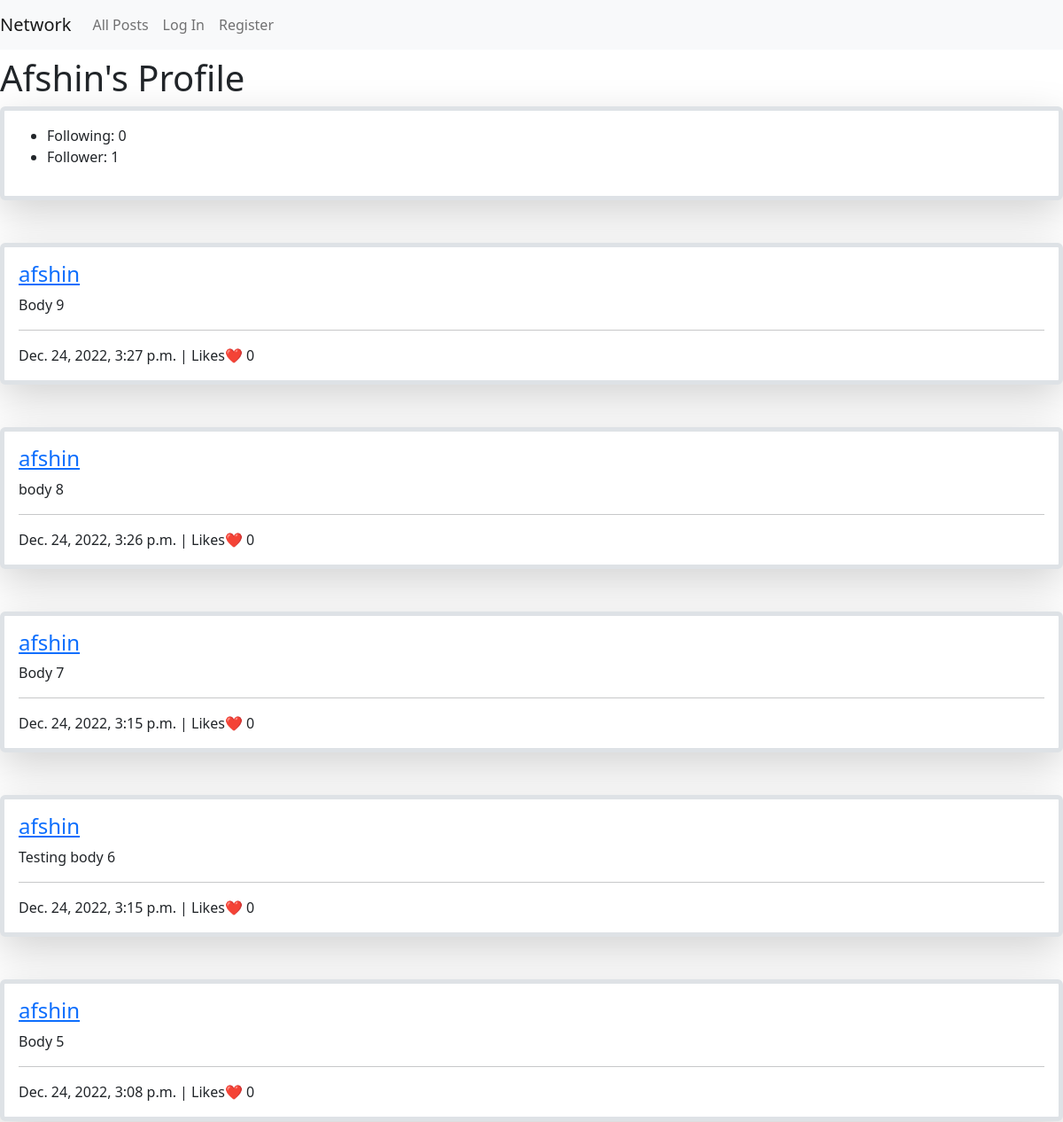
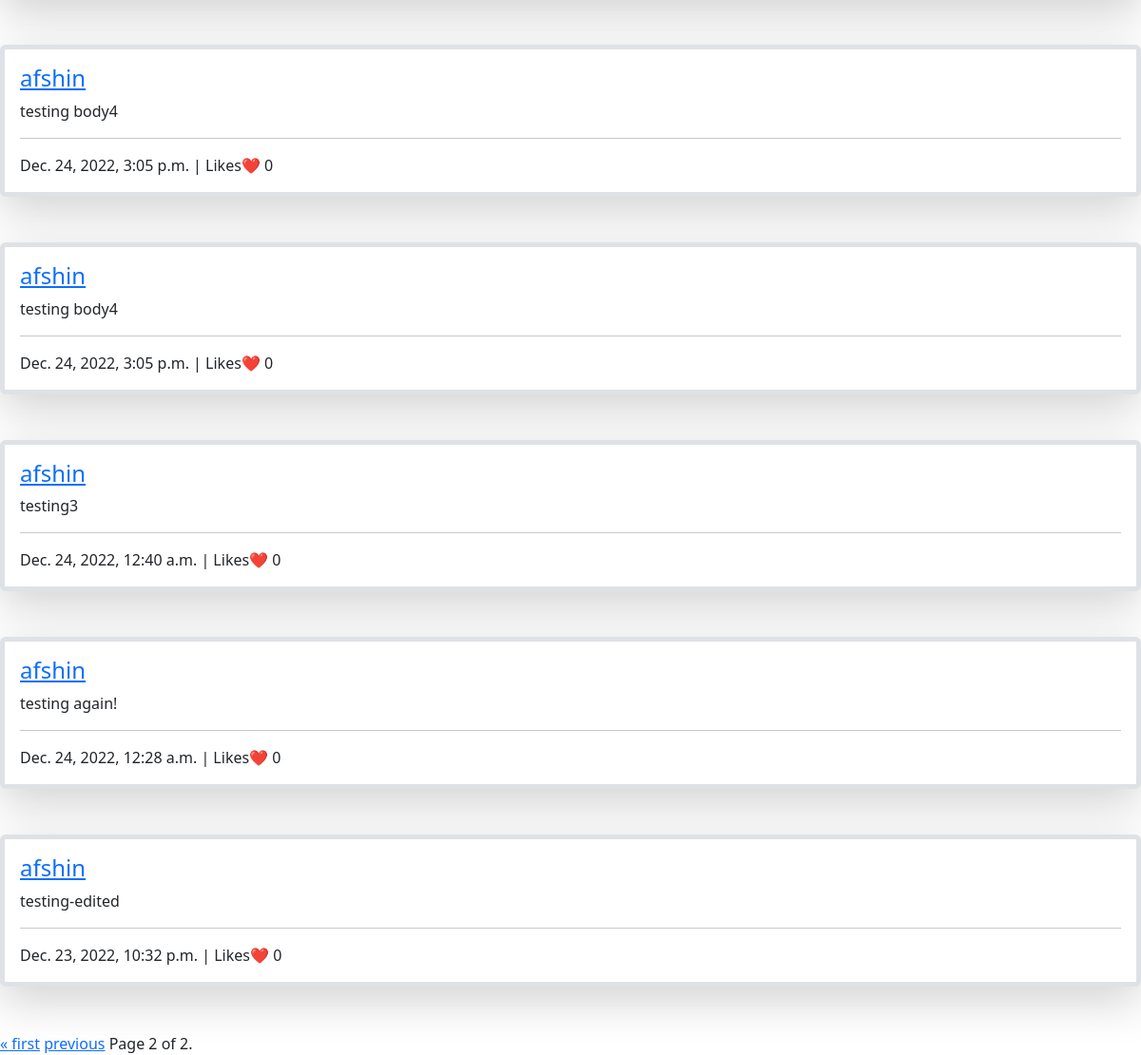
/?profile=1&page=2, run on the app's committed database (2 pictures, top to bottom).
### network/models.py (models this page shows, shortened)
class User(AbstractUser):
    def follower_list(self):
        return [follower.follower.id for follower in self.follower.all()] #user_id of the followers will be listed

class Post(models.Model):
    user = models.ForeignKey("User", on_delete=models.CASCADE, related_name="posts")
    body = models.TextField(blank=True)
    timestamp = models.DateTimeField(auto_now_add=True)
    def countlikes(self):
        likes = Like.objects.filter(post=self)
        count = len(likes)
        return count

### network/views.py (the view)
# urls.py: path("", views.index, name="index"),
def index(request):
    posts = Post.objects.all()
    posts = posts.order_by("-timestamp").all()
    users = User.objects.all()
    users_ids = [user.id for user in users]
    page_number = request.GET.get('page')
    profile = request.GET.get('profile')
    profile_view = False
    network_view = False
    newPost_view = False
    posts_view = False
    user_profile = None
    try:
        int(profile)
        if int(profile) in users_ids:
            user_profile = users.get(id=int(profile))
            posts = posts.filter(user=user_profile)
            header1 = f"{user_profile}'s profile"
            profile_view = True
            if user_profile == request.user:
                newPost_view = True
            posts_view = True
        else:
            header1 = 'all posts'
            newPost_view = True
            posts_view = True
    except:
        if profile == 'myprofile':
            posts = posts.filter(user=request.user)
            header1 = f"{request.user}'s profile"
            profile = request.user.id
            user_profile = request.user
            profile_view = True
            newPost_view = True
            posts_view = True
        elif profile == 'following':
            try:
                followings_ids = request.user.following_list()
                followings_users = [User.objects.get(id=id) for id in followings_ids]
                posts = posts.filter(user__in=followings_users)
            except:
                posts=[]
            header1 = 'following'
            posts_view = True
        elif profile == 'network':
            header1 = 'Network'
            network_view = True
        else:
            header1 = 'all posts'
            newPost_view = True
            posts_view = True
    paginator = Paginator(posts, 10) # Show 10 posts per page.
    page_obj = paginator.get_page(page_number)
    context = {
        'page_obj':page_obj,
        'header1':header1,
        'profile':profile,
        'users':users,
        'profile_view':profile_view,
        'user_profile':user_profile,
        'network_view':network_view,
        'newPost_view': newPost_view,
        'posts_view': posts_view
    }
    return render(request, "network/index.html", context)

### network/templates/network/index.html (shortened to what this page needs)
{% extends "network/layout.html" %}
{% load static %}
{% block body %}
<h1>{{ header1|title }}</h1>
{% if profile_view %}
    <div id='profile-view' class="border rounded border-5 shadow-lg p-3 mb-5 bg-body">
        <ul>
            <li>Following: <text id='followingCount'>{{ user_profile.following.count }}</text></li>
            <li>Follower: <text id='followerCount'>{{ user_profile.follower.count }}</text></li>
        </ul>
    </div>
{% endif %}
{% if posts_view %}
    <div id='allposts-view' data-activeuserid={{ request.user.id }}>
        {% for post in page_obj %}
            <div data-activeuserid={{ request.user.id }} data-user_id={{ post.user.id }} data-post_id={{ post.id }} class="post border rounded border-5 shadow-lg p-3 mb-5 bg-body">
                <h4><a href='?profile={{ post.user.id }}'>{{ post.user }}</a></h4>
                <text class="currentPostBody">{{ post.body }}</text>
                <hr>
                <time>{{ post.timestamp }}</time>
                | Likes❤️
                <text class="likescount">{{ post.countlikes }}</text>
            </div>
        {% empty %}
        There are no posts available!
        {% endfor %}
    </div>
    <div class="pagination">
        <span class="step-links">
            {% if page_obj.has_previous %}
                <a href="?profile={{ profile }}&page=1">&laquo; first</a>
                <a href="?profile={{ profile }}&page={{ page_obj.previous_page_number }}">previous</a>
            {% endif %}
            <span class="current">
                Page {{ page_obj.number }} of {{ page_obj.paginator.num_pages }}.
            </span>
        </span>
    </div>
{% endif %}
{% endblock %}

### data on the page
User: following.count "0", follower.count "1"
Post: user "afshin", body "Body 9", timestamp "Dec. 24, 2022, 3:27 p.m.", countlikes "0"
Post: user "afshin", body "body 8", timestamp "Dec. 24, 2022, 3:26 p.m.", countlikes "0"
Post: user "afshin", body "Body 7", timestamp "Dec. 24, 2022, 3:15 p.m.", countlikes "0"
Post: user "afshin", body "Testing body 6", timestamp "Dec. 24, 2022, 3:15 p.m.", countlikes "0"
Post: user "afshin", body "Body 5", timestamp "Dec. 24, 2022, 3:08 p.m.", countlikes "0"
Post: user "afshin", body "testing body4", timestamp "Dec. 24, 2022, 3:05 p.m.", countlikes "0"
Post: user "afshin", body "testing body4", timestamp "Dec. 24, 2022, 3:05 p.m.", countlikes "0"
Post: user "afshin", body "testing3", timestamp "Dec. 24, 2022, 12:40 a.m.", countlikes "0"
Post: user "afshin", body "testing again!", timestamp "Dec. 24, 2022, 12:28 a.m.", countlikes "0"
Post: user "afshin", body "testing-edited", timestamp "Dec. 23, 2022, 10:32 p.m.", countlikes "0"

### other printed values
{{ header1|title }} "Afshin's Profile"
{{ page_obj.number }} "2"
{{ page_obj.paginator.num_pages }} "2"
